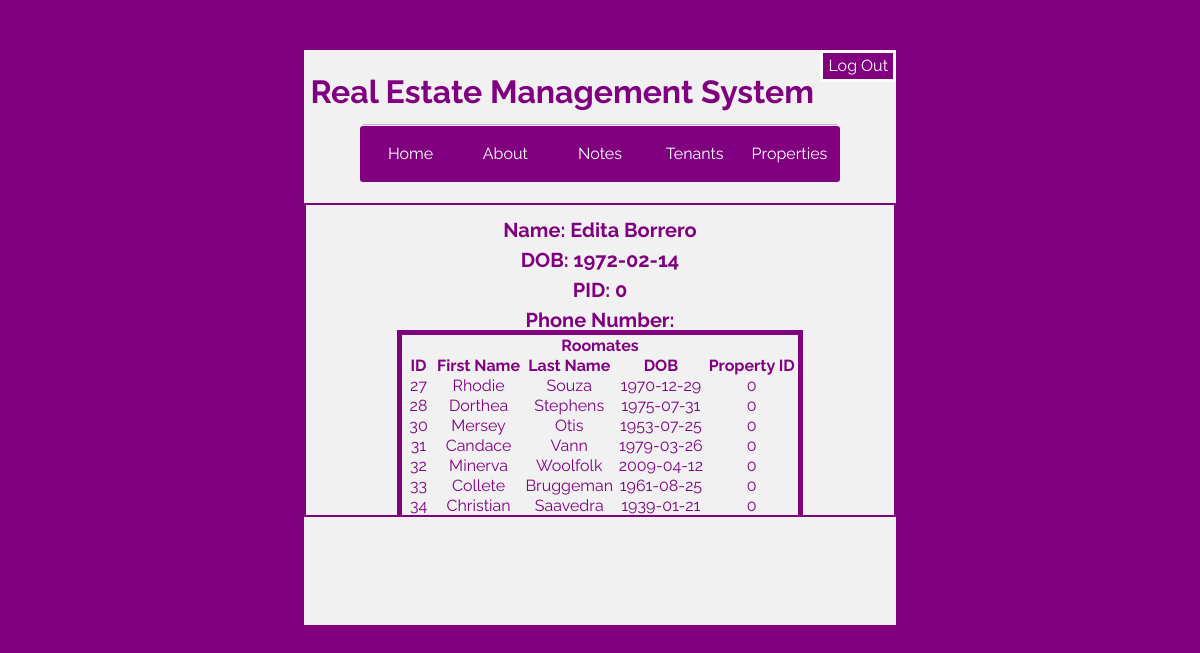
Page /tenant.php?id=29 (signed in) on the committed database.
### tables this page shows
CREATE TABLE `tenants` (
  `ID` int(6) NOT NULL,
  `fname` varchar(12) NOT NULL,
  `lname` varchar(12) NOT NULL,
  `DOB` date NOT NULL,
  `PID` int(3) NOT NULL
);

### tenant.php (the view, shortened to what this page needs)
<!DOCTYPE html>
<html lang=en>
<head>
    <link rel="stylesheet" type="text/css" href="styles.css">
</head>
<body>
    <div class="wrapperMain"><a href="logout.php"><div class="logOut">Log Out</div></a><br /><h2 id="hStyle">Real Estate Management System</h2> <br /><hr />
        <?php
        include 'navBar.php';
        ?>
    <br />
<?php
$con=mysqli_connect("localhost","root","","realestatesys");
echo "<div class=\"dataOut\">";
$result = mysqli_query($con,"SELECT * FROM Tenants WHERE ID='".$_GET['id']."'");
while($row = mysqli_fetch_array($result))
{
$PIDCurrent = $row['PID'];
echo "<h3>Name: ". $row['fname']." " . $row['lname']. "</h3>";
echo "<h3>DOB: ". $row['DOB']."</h3>";
echo "<h3>PID: ". $PIDCurrent ."</h3>";
echo "<h3>Phone Number: " .$row['phoneNum']  . "</h3>";
break;
}
$result = mysqli_query($con,"SELECT * FROM Tenants WHERE PID='".$PIDCurrent."' AND ID<>'" . $_GET['id'] ."'");
echo "<table>
<tr><th colspan='5'>Roomates</th>
<tr>
<th>ID</th>
<th>First Name</th>
<th>Last Name</th>
<th>DOB</th>
<th>Property ID</th>
</tr>";
while($row = mysqli_fetch_array($result))
{
echo "<tr class=\"trDope\" onclick=\"window.location='tenant.php?id=" . $row['ID'] . "'\">";
echo "<td>" . $row['ID'] . "</td>";
echo "<td>" . $row['fname'] . "</td>";
echo "<td>" . $row['lname'] . "</td>";
echo "<td>" . $row['DOB'] . "</td>";
echo "<td>" . $row['PID'] . "</td>";
echo "</tr>";
}
echo "</table>";
?>
        <br />
    </div>
    </div>
</body>
</html>

### styles.css (style rules this page uses)
body { background-color: purple !important; line-height: 1 !important; }
.wrapperMain { background-color:#f1f1f1; margin:0 auto; width:50%; height:575px; margin-top:50px; overflow: hidden; }
.dataOut { overflow: auto; height: 300px; border: 2px solid purple; margin: 5px auto; padding: 5px; width:auto; display: block; bottom: 1px; }
h2,h3,h4, #hStyle { color:purple !important; text-align: center !important; font-family: 'Raleway', sans-serif !important; padding-top: 10px !important; font-size: inherit !important; font-weight: bold !important; line-height: 1 !important; margin:0 auto !important; box-sizing: inherit !important; }
h3 { font-size: 1.25em !important; }
#hStyle { font-size: 2em !important; }
hr { display: block; height: 1px; border: 0; border-top: 1px solid plum; !important; padding: 0 !important; width:80%; margin: 0 auto !important; }
.logOut { color:white; font-size:16px; text-align:right; float:right; padding:5px; background:purple; border: solid white 3px; border-radius: 3px; transition: 0.8s; display: block; font-family: 'Raleway', sans-serif; }
p,a { font-family: 'Raleway', sans-serif; color:purple; width:80%; margin:auto; !important; }
table { border-collapse:separate; border: 5px solid purple; font-family: 'Raleway', sans-serif; color: purple; margin: 0 auto; text-align: center; }
.trDope { transition-duration:.8s; }
a { text-decoration: none; transition-duration: .8s; }

### rows in the picture
tenants: fname "Edita", lname "Borrero", DOB "1972-02-14", PID "0"
tenants: ID "27", fname "Rhodie", lname "Souza", DOB "1970-12-29", PID "0"
tenants: ID "28", fname "Dorthea", lname "Stephens", DOB "1975-07-31", PID "0"
tenants: ID "30", fname "Mersey", lname "Otis", DOB "1953-07-25", PID "0"
tenants: ID "31", fname "Candace", lname "Vann", DOB "1979-03-26", PID "0"
tenants: ID "32", fname "Minerva", lname "Woolfolk", DOB "2009-04-12", PID "0"
tenants: ID "33", fname "Collete", lname "Bruggeman", DOB "1961-08-25", PID "0"
tenants: ID "34", fname "Christian", lname "Saavedra", DOB "1939-01-21", PID "0"
